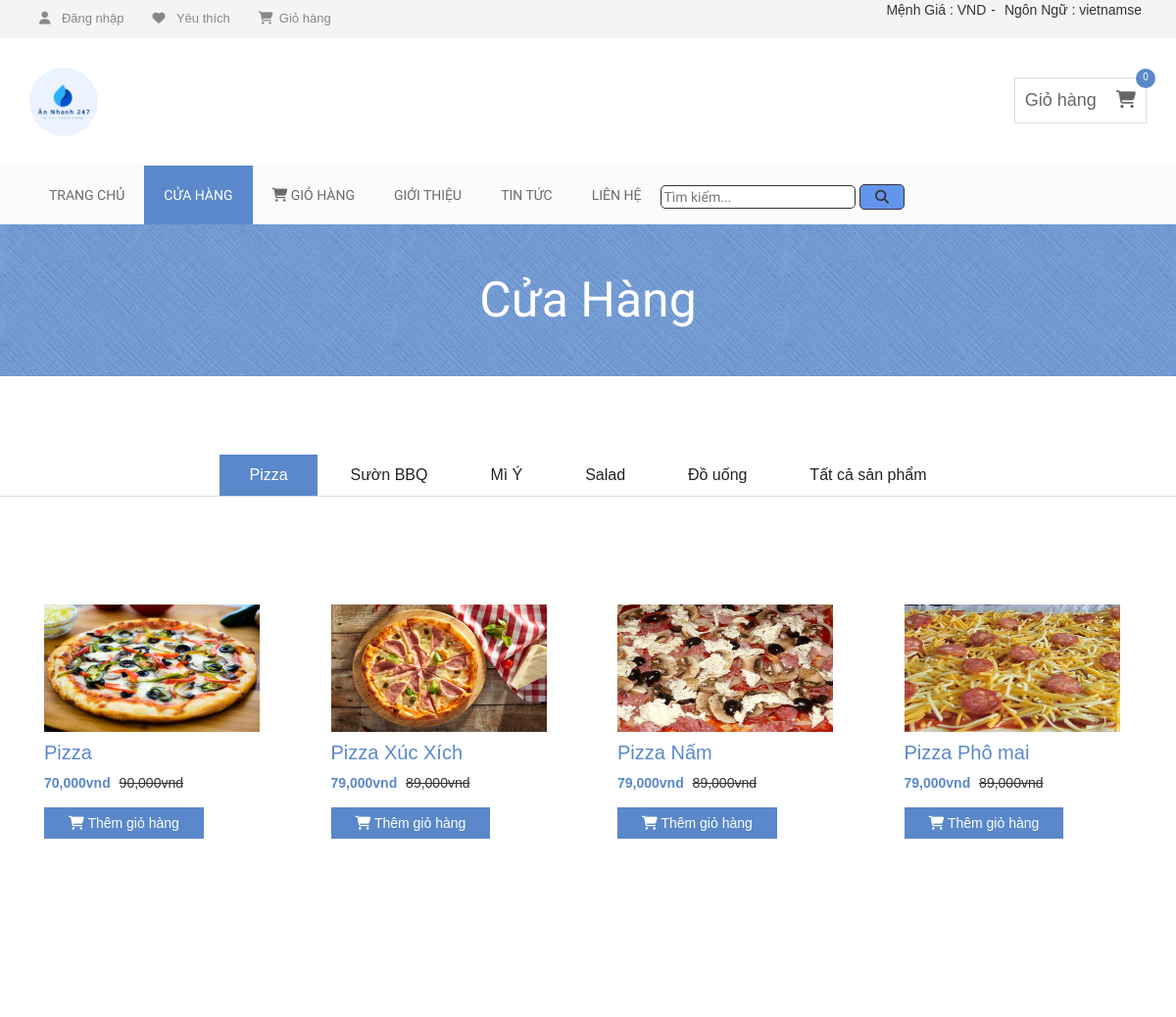
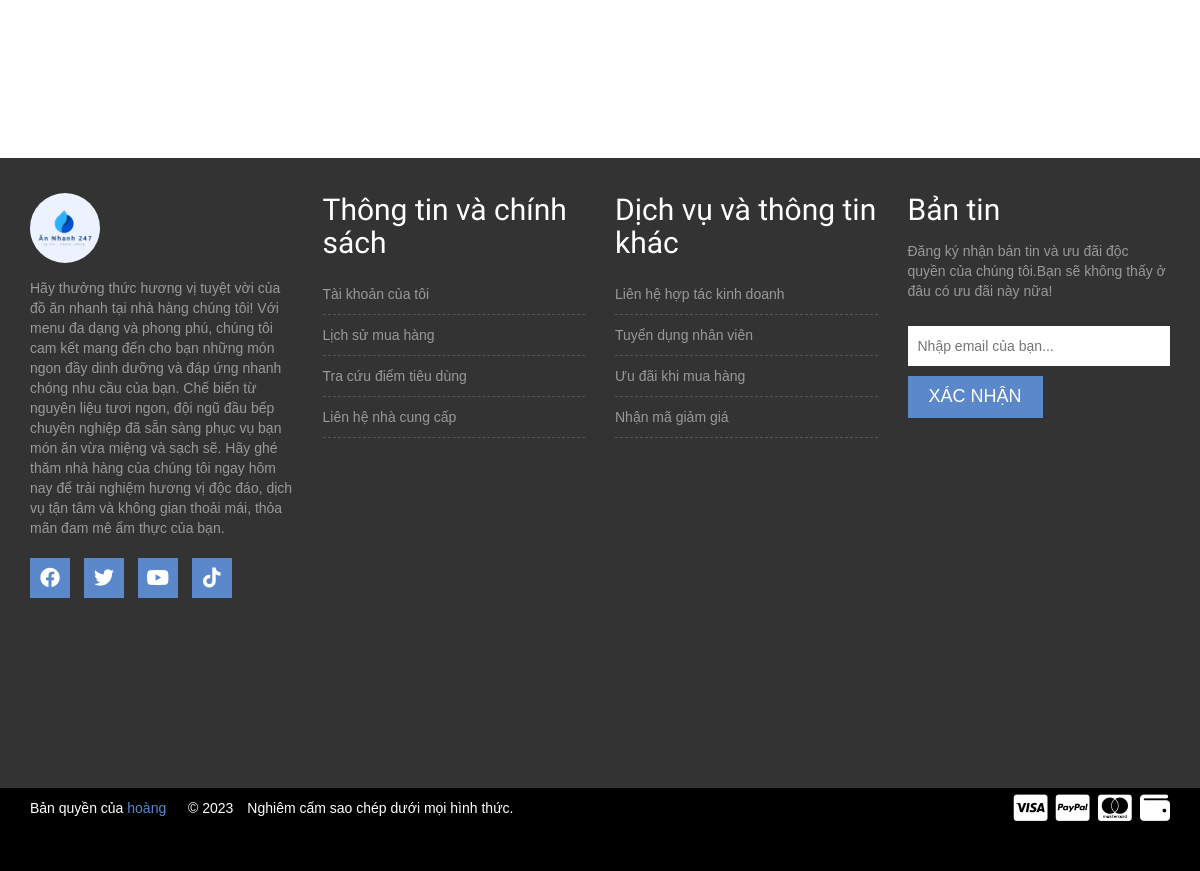
Page /client/index.php?controller=cuahang on the committed database (2 pictures, top to bottom).
### tables this page shows
CREATE TABLE `sanpham` (
  `id` int(11) NOT NULL,
  `nhacungcap_id` int(11) DEFAULT NULL,
  `danhmuc_id` int(11) DEFAULT NULL,
  `tensanpham` varchar(50) DEFAULT NULL,
  `anhsanpham` varchar(50) DEFAULT NULL,
  `giamoi` decimal(15,2) DEFAULT NULL,
  `giacu` decimal(15,2) DEFAULT NULL,
  `soluong` int(11) DEFAULT NULL,
  `mota` varchar(500) DEFAULT NULL,
  `nguyenlieu` varchar(500) NOT NULL,
  `ngaythemsanpham` timestamp NOT NULL DEFAULT current_timestamp()
);

### client/controller/C_cuahang.php (called while the page is built, shortened)
<?php
if (isset($_GET['timkiem'])) {
    $keyword = $_GET['timkiem'];
    $product = $db->get_like('sanpham', 'tensanpham', $keyword);
    $khachhang = $db->get('khachhang', array());
    $sanpham = $db->get('sanpham', array());
    $pizza = $db->get('sanpham', array('danhmuc_id' => 1));
    $suonbbq = $db->get('sanpham', array('danhmuc_id' => 2));
    $miy = $db->get('sanpham', array('danhmuc_id' => 3));
    $salad = $db->get('sanpham', array('danhmuc_id' => 4));
    $douong = $db->get('sanpham', array('danhmuc_id' => 5));
    $khac = $db->get('sanpham', array());
} else {
    $product = $db->get('sanpham', array());
    $pizza = $db->get('sanpham', array('danhmuc_id' => 1));
}
require './view/V_cuahang.php';

### client/index.php (called while the page is built, shortened)
<?php
include 'model/m_database.php';
$db = new database();
if (isset($_GET['controller'])) {
    $controller = $_GET['controller'];
} else {
    $controller = 'trangchu';
}
 include 'controller/C_' . $controller . '.php';

### client/model/m_database.php (called while the page is built, shortened)
<?php
class database
{
    protected $conn = null;
    protected $host = 'localhost';
    protected $user = 'root';
    protected $pass = '';
    protected $dbname = 'do_an_nhanh';
    public function __construct()
    {
        $this->conn = new mysqli($this->host, $this->user, $this->pass, $this->dbname);
    }
    public function get($table, $condittion = array())
    {
        $sql = "SELECT * FROM $table";
        if (!empty($condittion)) {
            $sql .= " WHERE";
            foreach ($condittion as $key => $value) {
                $sql .= " $key = '$value' AND";
            }
            $sql = trim($sql, "AND");
        }
        $query = mysqli_query($this->conn, $sql);
        $ketqua = array();
        if ($query) {
            while ($row = mysqli_fetch_assoc($query)) {
                $ketqua[] = $row;
            }
        }
        return $ketqua;
    }
}

### client/view/V_cuahang.php (the view, shortened to what this page needs)
<!DOCTYPE html>
<html lang="vi">
<head>
    <link rel="stylesheet" href="css/bootstrap.min.css">
    <link rel="stylesheet" href="css/font-awesome.min.css">
    <link rel="stylesheet" href="https://cdnjs.cloudflare.com/ajax/libs/font-awesome/6.3.0/css/all.min.css">
    <link rel="stylesheet" href="css/owl.carousel.css">
    <link rel="stylesheet" href="css/style.css">
    <link rel="stylesheet" href="css/responsive.css">
</head>
<body>
    <div class="header-area">
        <div class="container">
            <div class="row">
                <div class="col-md-8">
                    <div class="user-menu">
                        <ul>
                            <li>
                                <div class="dropdown">
                                    <?php if (isset($_SESSION['ss_client'])) {
                                    } else {
                                        echo '<a style="text-decoration: none;" href="?controller=dangnhap"><i class="fa fa-user"></i>&ensp;Đăng nhập</a>';
                                    } ?>
                                </div>
                            </li>
                            <li><a style="text-decoration: none;" href="#"><i class="fa fa-heart"></i>&ensp;Yêu
                                    thích</a></li>
                            <li><a style="text-decoration: none;" href="?controller=giohang"><i class="fa-sharp fa-solid fa-cart-shopping"></i>&ensp;Giỏ
                                    hàng</a></li>
                        </ul>
                    </div>
                </div>
                <div class="col-md-4">
                    <div class="header-right">
                        <ul class="list-unstyled list-inline">
                            <li>
                                <div><span class="key">Mệnh Giá : </span><span class="value">VND</span></div>
                            </li>-
                            <li class="dropdown dropdown-small">
                                <div><span class="key">Ngôn Ngữ : </span><span class="value">vietnamse</span></div>
                            </li>
                        </ul>
                    </div>
                </div>
            </div>
        </div>
    </div>
    <div class="site-branding-area">
        <div class="container">
            <div class="row">
                <div class="col-sm-6">
                    <div class="logo">
                        <h1><a href="#"><img style="width: 70px; border-radius: 50%;" src="img/logo_annhanh.jpg"></a></h1>
                    </div>
                </div>
                <?php if (isset($_SESSION['cart'])) {
                    $tongtien = 0;
                    foreach ($_SESSION['cart'] as $key => $value) {
                        $tongtien += $value['soluong'] * $value['giamoi'];
                        $sp = $_SESSION['cart'];
                        $sl = count($sp);
                    }
                } else {
                    $sl = 0;
                } ?>
                <div class="col-sm-6">
                    <div class="shopping-item">
                        <a href="?controller=giohang">Giỏ hàng <i class="fa fa-shopping-cart"></i> <span class="product-count"><?php echo  $sl ?></span></a>
                    </div>
                </div>
            </div>
        </div>
    </div>
    <div class="mainmenu-area">
        <div class="container">
            <div class="row">
                <div class="navbar-collapse collapse">
                    <ul class="nav navbar-nav">
                        <li><a href="?controller=trangchu">Trang chủ</a></li>
                        <li class="active"><a href="?controller=cuahang">Cửa hàng</a></li>
                        <li><a href="?controller=giohang"><i class="fa-sharp fa-solid fa-cart-shopping"></i>
                                Giỏ hàng</a></li>
                        <li><a href="#">Giới thiệu</a></li>
                        <li><a href="#">Tin tức</a></li>
                        <li><a href="https://www.facebook.com/profile.php?id=100020891342691">Liên
                                hệ</a></li>
                        <li>
                            <form action="#" method="get">
                                <input type="search" placeholder="Tìm kiếm..." name="timkiem" style=" border: 1px solid; border-radius: 5px; margin-top: 20px;" value="<?php echo (isset($_GET['timkiem'])) ? $_GET['timkiem'] : '' ?>">
                                <button style="padding: 2px 15px; border: 1px solid; border-radius: 5px; background-color: cornflowerblue;
                                "><i class="fa-solid fa-magnifying-glass"></i></button>
                            </form>
                        </li>
                    </ul>
                </div>
            </div>
        </div>
    </div>
    <div class="product-big-title-area">
        <div class="container">
            <div class="row">
                <div class="col-md-12">
                    <div class="product-bit-title text-center">
                        <h2>Cửa Hàng</h2>
                    </div>
                </div>
            </div>
        </div>
    </div>
    <div class="single-product-area">
        <div role="tabpanel">
            <ul class="product-tab" role="tablist">
                <li role="presentation" class="active"><a href="#home" aria-controls="home" role="tab" data-toggle="tab">Pizza</a></li>
                <li role="presentation"><a href="#profile" aria-controls="profile" role="tab" data-toggle="tab">Sườn BBQ</a></li>
                <li role="presentation"><a href="#ttchitiet" aria-controls="ttchitiet" role="tab" data-toggle="tab">Mì Ý</a></li>
                <li role="presentation"><a href="#danhgia" aria-controls="ttchitiet" role="tab" data-toggle="tab">Salad</a></li>
                <li role="presentation"><a href="#dagiao" aria-controls="ttchitiet" role="tab" data-toggle="tab">Đồ uống</a></li>
                <li role="presentation"><a href="#khac" aria-controls="ttchitiet" role="tab" data-toggle="tab">Tất cả sản phẩm</a></li>
            </ul>
            <div class="tab-content">
                <div role="tabpanel" class="tab-pane fade in active" id="home">
                    <div class="container">
                        <div class="row">
                            <div class="col-md-12">
                                <div class="latest-product">
                                    <div class="single-product-area">
                                        <div class="container">
                                            <div class="row">
                                                <?php
                                                foreach ($pizza as $key => $value) { ?>
                                                    <div class="col-md-3 col-sm-6">
                                                        <div class="single-shop-product">
                                                            <div class="product-upper">
                                                                <img style="width: 220px; height: 130px;" src="<?php echo $value['anhsanpham']; ?>" alt>
                                                            </div>
                                                            <h2><a style="text-decoration: none;" href="?controller=chitietsanpham&id=<?php echo $value['id'] ?>"><?php echo $value['tensanpham']; ?></a></h2>
                                                            <div class="product-carousel-price">
                                                                <ins><?php echo number_format($value['giamoi']) ?>vnd</ins> <del><?php echo number_format($value['giacu']) ?>vnd</del>
                                                            </div>
                                                            <div class="product-option-shop">
                                                                <a class="add_to_cart_button" data-quantity="1" data-product_sku data-product_id="70" rel="nofollow" href="?controller=themgiohang&id=<?php echo $value['id'] ?>"><i class="fa-sharp fa-solid fa-cart-shopping"></i>
                                                                    Thêm giỏ hàng</a>
                                                            </div>
                                                        </div>
                                                    </div>
                                                <?php } ?>
                                            </div>
                                        </div>
                                    </div>
                                </div>
                            </div>
                        </div>
                    </div>
                </div>
            </div>
        </div>
    </div>
    <div class="footer-top-area">
        <div class="container">
            <div class="row">
                <div class="col-md-3 col-sm-6">
                    <div class="footer-about-us">
                        <h2><img style="width: 70px; border-radius: 50%;" src="img/logo_annhanh.jpg"></h2>
                        <p>
                            Hãy thưởng thức hương vị tuyệt vời của đồ ăn nhanh tại nhà hàng chúng tôi! Với menu đa dạng và phong phú, chúng tôi cam kết mang đến cho bạn những món ngon đầy dinh dưỡng và đáp ứng nhanh chóng nhu cầu của bạn.
                            Chế biến từ nguyên liệu tươi ngon, đội ngũ đầu bếp chuyên nghiệp đã sẵn sàng phục vụ bạn món ăn vừa miệng và sạch sẽ. Hãy ghé thăm nhà hàng của chúng tôi ngay hôm nay để trải nghiệm hương vị độc đáo,
                            dịch vụ tận tâm và không gian thoải mái, thỏa mãn đam mê ẩm thực của bạn.</p>
                        <div class="footer-social">
                            <a href="https://www.facebook.com/profile.php?id=100020891342691" target="_blank"><i class="fa-brands fa-facebook"></i></a>
                            <a href="#" target="_blank"><i class="fa-brands fa-twitter"></i></a>
                            <a href="#" target="_blank"><i class="fa-brands fa-youtube"></i></a>
                            <a href="#" target="_blank"><i class="fa-brands fa-tiktok"></i></a>
                        </div>
                    </div>
                </div>
                <div class="col-md-3 col-sm-6">
                    <div class="footer-menu">
                        <h2 class="footer-wid-title">Thông tin và chính
                            sách
                        </h2>
                        <ul>
                            <li><a style="text-decoration: none;" href="V_profile.html">Tài khoản của tôi</a></li>
                            <li><a style="text-decoration: none;" href="#">Lịch sử mua hàng</a></li>
                            <li><a style="text-decoration: none;" href="#">Tra cứu điểm tiêu dùng</a></li>
                            <li><a style="text-decoration: none;" href="#">Liên hệ nhà cung cấp</a></li>
                        </ul>
                    </div>
                </div>
                <div class="col-md-3 col-sm-6">
                    <div class="footer-menu">
                        <h2 class="footer-wid-title">Dịch vụ và thông
                            tin
                            khác</h2>
                        <ul>
                            <li><a style="text-decoration: none;" href="#">Liên hệ hợp tác kinh doanh</a></li>
                            <li><a style="text-decoration: none;" href="#">Tuyển dụng nhân viên</a></li>
                            <li><a style="text-decoration: none;" href="#">Ưu đãi khi mua hàng</a></li>
                            <li><a style="text-decoration: none;" href="#">Nhận mã giảm giá</a></li>
                        </ul>
                    </div>
                </div>
                <div class="col-md-3 col-sm-6">
                    <div class="footer-newsletter">
                        <h2 class="footer-wid-title">Bản tin</h2>
                        <p>Đăng ký nhận bản tin và ưu đãi độc quyền của
                            chúng tôi.Bạn sẽ không thấy ở đâu có ưu đãi
                            này
                            nữa!</p>
                        <div class="newsletter-form">
                            <form action="#">
                                <input type="email" placeholder="Nhập email của bạn...">
                                <input type="submit" value="Xác nhận">
                            </form>
                        </div><br>
                    </div>
                </div>
            </div>
        </div>
    </div>
    <div class="footer-bottom-area">
        <div class="container">
            <div class="row">
                <div class="col-md-8">
                    <div class="copyright">
                        <p>Bản quyền của <a style="text-decoration: none;" href="https://www.facebook.com/profile.php?id=100020891342691">hoàng</a>
                            &emsp; &copy; 2023&emsp;Nghiêm
                            cấm sao chép dưới mọi hình thức.</p>
                    </div>
                </div>
                <div class="col-md-4">
                    <div class="footer-card-icon">
                        <i class="fa-brands fa-cc-visa"></i>
                        <i class="fa-brands fa-cc-paypal"></i>
                        <i class="fa-brands fa-cc-mastercard"></i>
                        <i class="fa-solid fa-wallet"></i>
                    </div>
                </div>
            </div>
        </div>
    </div>
</body>
</html>

### rows in the picture
sanpham: anhsanpham (picture), tensanpham "Pizza", giamoi "70,000", giacu "90,000"
sanpham: anhsanpham (picture), tensanpham "Pizza Xúc Xích", giamoi "79,000", giacu "89,000"
sanpham: anhsanpham (picture), tensanpham "Pizza Nấm", giamoi "79,000", giacu "89,000"
sanpham: anhsanpham (picture), tensanpham "Pizza Phô mai", giamoi "79,000", giacu "89,000"

### other values in the picture
$sl "0"
